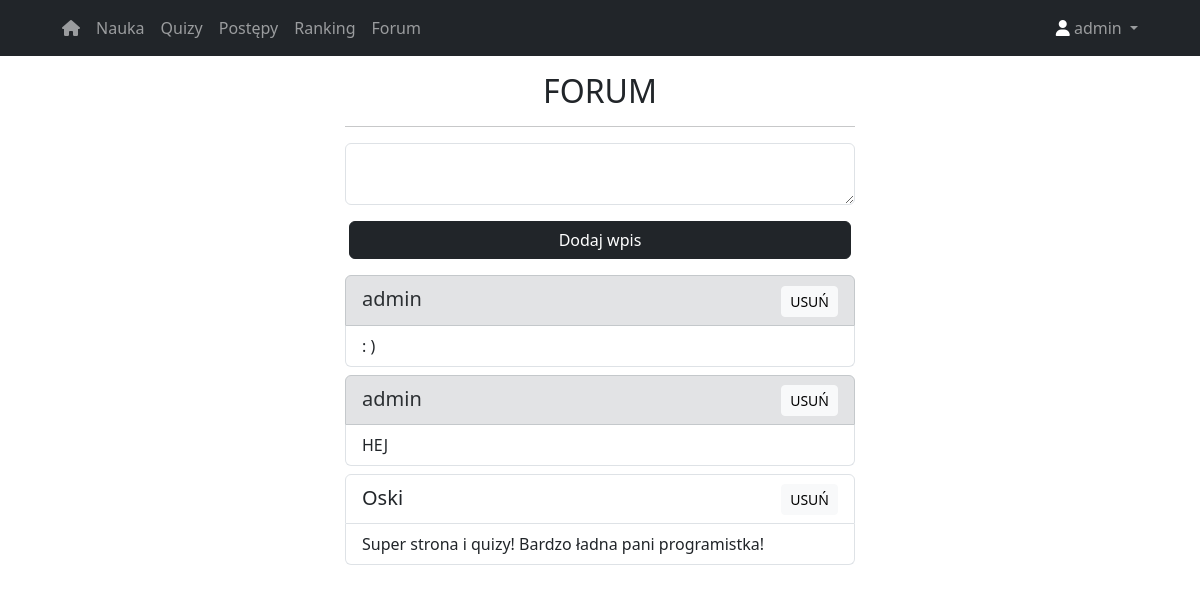
The page /forum (signed in) on the database its author committed.
### website/models.py (models this page shows)
class User(db.Model, UserMixin):
    id = db.Column(db.Integer, primary_key=True)
    email = db.Column(db.String(150), unique = True)
    password = db.Column(db.String(150))
    first_name = db.Column(db.String(150))
    points = db.relationship('Points')
    notes = db.relationship('Note')
    ranks = db.relationship('Rank')

class Note(db.Model):
    id = db.Column(db.Integer, primary_key=True)
    data = db.Column(db.String(100))
    date = db.Column(db.DateTime(timezone=True), default=func.now())
    user_id = db.Column(db.Integer, db.ForeignKey('user.first_name'))

### website/auth.py (the view, shortened to what this page needs)
@auth.route('/forum', methods=['GET', 'POST'])
def forum():
    all_notes = Note.query.all()
    return render_template('forum.html', user=current_user, notes=all_notes)

### website/__init__.py (called while the page is built)
def create_app():
    app = Flask(__name__)
    app.config['SECRET_KEY'] = 'hjshjhdjah kjshkjdhjs'
    app.config['SQLALCHEMY_DATABASE_URI'] = f'sqlite:///{DB_NAME}'
    db.init_app(app)
    from .auth import auth
    app.register_blueprint(auth, url_prefix='/')
    from .models import User
    with app.app_context():
        db.create_all()
    login_manager = LoginManager()
    login_manager.login_view = 'auth.login'
    login_manager.init_app(app)
    @login_manager.user_loader
    def load_user(id):
        return User.query.get(int(id))
    return app

### website/auth.py (called while the page is built)
@auth.before_request
def restrict_access_to_auth_routes():
    if current_user.is_authenticated and request.endpoint in ['auth.login', 'auth.sign_up']:
        return redirect(url_for('auth.mainPage'))

### website/templates/forum.html (shortened to what this page needs)
{% extends 'base.html' %}
{% block content %}
<div class="row align-items-center">
   <div class="mx-auto col-10 col-md-8 col-lg-6">
            <h2 class="text-center">FORUM</h2>
            <hr>
                <div>
                    {% if user.is_authenticated %}
                  <form method="POST">
                     <textarea name="note" id="note" class="form-control"></textarea>
                     <div class="row align-items-center px-3">
                        <button type="submit" class="btn btn-dark mt-3 mb-3">Dodaj wpis</button>
                     </div>
                  </form>
                    {% endif %}
                </div>
              {% for note in notes|reverse %}
                  <ul class="list-group pb-2">
                   {% if note.user_id == user.first_name %}
                  <li class="list-group-item list-group-item-secondary fs-5">
                  {% else %}
          <li class="list-group-item fs-5"> {% endif %}
                      {{ note.user_id }}
              {% if note.user_id == user.first_name or current_user.first_name == 'admin' %}
                 <div class="float-end">
    <button
        type="button"
        class="btn btn-sm btn-light"
        data-bs-toggle="modal"
        data-bs-target="#deleteModal-{{ note.id }}">
        USUŃ
    </button>
</div>
                        {% endif %}
          </li>
                      <li class="list-group-item">{{ note.data }}</li>
          </ul>
                 {% endfor %}
    </div>
</div>
{% endblock %}

### website/templates/base.html (shortened to what this page needs)
<!DOCTYPE html>
<html lang="en">
	<head>
     <link
            href="https://cdn.jsdelivr.net/npm/bootstrap@5.3.1/dist/css/bootstrap.min.css"
            rel="stylesheet"
 />
    <link
			rel="stylesheet"
			href=" {{ url_for('static', filename='style.css') }}"/>
</head>
<body>
        <nav class="navbar navbar-expand-lg navbar-dark bg-dark">
            <div class="nav-item container d-flex justify-content-between">
                <div class="container-fluid">
                    <div class="collapse navbar-collapse" id="navbarSupportedContent">
                        <ul class="navbar-nav me-auto mb-2 mb-lg-0">
							{% if user.is_authenticated %}
                            <li class="nav-item">
                                <a class="nav-link" href="/20_marcinek/licencjat/mainPage"><i class="fa-sharp fa-solid fa-house"></i></a>
                            </li>
                            <li class="nav-item">
                                <a class="nav-link" href="/20_marcinek/licencjat/course">Nauka</a>
                            </li>
                            <li class="nav-item">
                                <a class="nav-link" href="/20_marcinek/licencjat/quizy">Quizy</a>
                            </li>
                            <li class="nav-item">
                                <a class="nav-link" href="/20_marcinek/licencjat/progress">Postępy</a>
                            </li>
                                <li class="nav-item">
                                <a class="nav-link" href="/20_marcinek/licencjat/rank">Ranking</a>
                            </li>
                                <li class="nav-item">
                                <a class="nav-link" href="/20_marcinek/licencjat/forum">Forum</a>
                            </li>
							{% endif %}
                        </ul>
                        <div class="d-flex">
                            <ul class="navbar-nav me-auto mb-2 mb-lg-0">
                                <li class="nav-item dropdown">
									{% if user.is_authenticated %}
                                    <a
                                        class="nav-link dropdown-toggle"
                                        href="#"
                                        role="button"
                                        data-bs-toggle="dropdown"
                                        aria-expanded="false"><i class="fa-sharp fa-solid fa-user" style="color: #ffffff;"></i>
                                        {{current_user.first_name}}
                                    </a>
								{% endif %}
                                </li>
                            </ul>
                        </div>
                    </div>
                </div>
            </div>
        </nav>
        <div class="container-xl py-3 px-5">
  {% block content %}{% endblock %}
        </div>
	</body>
</html>

### rows shown on the page
User: first_name "admin"
Note: user_id "admin", data ": )"
Note: user_id "admin", data "HEJ"
Note: user_id "Oski", data "Super strona i quizy! Bardzo ładna pani programistka!"
